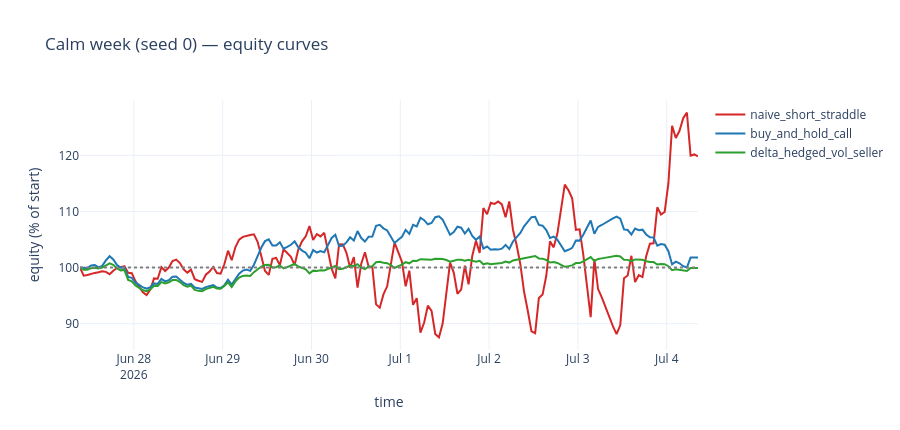

The cell this chart's notebook holds for it:
### Markdown cell above
## A calm week (seed 0)

First, a quiet path where the underlying drifts but never lurches. This is the
environment short-vol *loves*.

### Code cell
equity_fig(0, "Calm week (seed 0) — equity curves")

### Figure 1 — Plotly figure (JSON) as saved in the notebook; plotly's stock layout.template omitted (floating-point values rounded to 4 significant figures; data arrays with more than 128 entries replaced by an {"elided": "..."} marker saying what was removed)
{"data": [{"line": {"color": "#d62728"}, "name": "naive_short_straddle", "type": "scatter", "x": {"elided": "168 str values"}, "y": {"elided": "168 float values"}}, {"line": {"color": "#1f77b4"}, "name": "buy_and_hold_call", "type": "scatter", "x": {"elided": "168 str values"}, "y": {"elided": "168 float values"}}, {"line": {"color": "#2ca02c"}, "name": "delta_hedged_vol_seller", "type": "scatter", "x": {"elided": "168 str values"}, "y": {"elided": "168 float values"}}], "layout": {"height": 430, "shapes": [{"line": {"color": "grey", "dash": "dot"}, "type": "line", "x0": 0, "x1": 1, "xref": "x domain", "y0": 100, "y1": 100, "yref": "y"}], "title": {"text": "Calm week (seed 0) — equity curves"}, "xaxis": {"title": {"text": "time"}}, "yaxis": {"title": {"text": "equity (% of start)"}}}}
